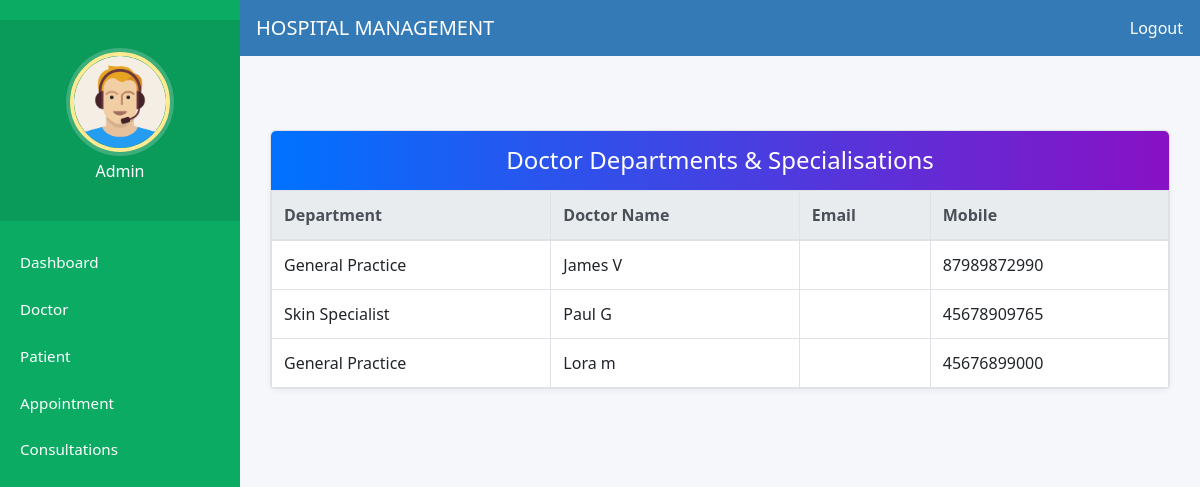
The page /admin-view-doctor-specialisation/ (signed in) on the database as committed earlier.
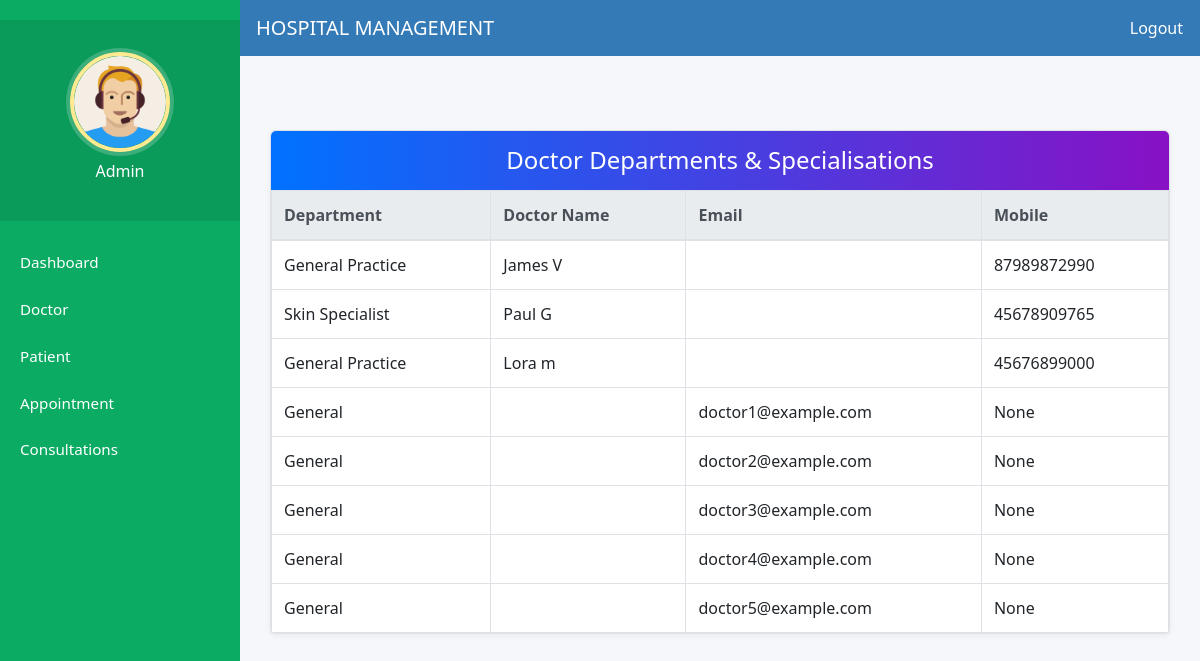
The same page on the database as committed later.
### hospital/models.py (models this page shows, shortened)
class Doctor(models.Model):
    user = models.OneToOneField(User, on_delete=models.CASCADE, null=True, blank=True)
    department = models.CharField(max_length=100, default='General')
    mobile = models.CharField(max_length=15, blank=True, null=True)
    address = models.TextField(blank=True, null=True)
    profile_pic = models.ImageField(upload_to='profile_pics/', blank=True, null=True)
    status = models.BooleanField(default=False)  # Admin approval
    created_at = models.DateTimeField(auto_now_add=True)

### hospital/views.py (the view)
@login_required(login_url="adminlogin")
@user_passes_test(is_admin)
def admin_view_doctor_specialisation(request):
    try:
        doctors = Doctor.objects.select_related("user").filter(status=True)
        context = {"doctors": doctors}
    except Exception:
        logger.exception(
            "Failed to load doctor specialisations",
            extra={"path": request.path, "user": request.user.username},
        )
        context = {
            "doctors": [],
            "error": "Unable to load doctor specialisations right now.",
        }
    return render(request, "hospital/admin_view_doctor_specialisation.html", context)

### hospital/views.py (called while the page is built)
def is_admin(user):
    return user.is_superuser or user.is_staff

### templates/hospital/admin_view_doctor_specialisation.html (shortened to what this page needs)
{% extends 'hospital/admin_base.html' %}
{% block content %}
<div class="container">
  <div class="card-box">
    <h4 class="section-title">Doctor Departments & Specialisations</h4>
    <div class="table-responsive">
      <table class="table table-bordered table-hover mb-0">
        <thead class="thead-light">
          <tr>
            <th>Department</th>
            <th>Doctor Name</th>
            <th>Email</th>
            <th>Mobile</th>
          </tr>
        </thead>
        <tbody>
          {% for d in doctors %}
          <tr>
            <td>{{ d.department }}</td>
            <td>{{ d.user.get_full_name }}</td>
            <td>{{ d.user.email }}</td>
            <td>{{ d.mobile }}</td>
          </tr>
          {% empty %}
          <tr>
            <td colspan="4" class="text-center">No doctor specialisations available.</td>
          </tr>
          {% endfor %}
        </tbody>
      </table>
    </div>
  </div>
</div>
{% endblock content %}

### templates/hospital/admin_base.html (shortened to what this page needs)
<!DOCTYPE html>
{% load static %}
<html lang="en">
<head>
  <link href="https://cdn.jsdelivr.net/npm/bootstrap@4.6.2/dist/css/bootstrap.min.css" rel="stylesheet">
  <link rel="stylesheet" href="https://cdnjs.cloudflare.com/ajax/libs/font-awesome/6.5.2/css/all.min.css"/>
  <link rel="stylesheet" href="{% static 'style.css' %}">
  <link rel="stylesheet" href="{% static 'hospital/css/styles.css' %}">
</head>
<body>
  <nav class="menu">
    <header class="avatar">
      <img src="{% static 'images/adminpropic.png' %}" alt="Admin Profile Pic" />
      <h6>Admin</h6>
    </header>
    <ul>
      <li><a href="{% url 'admin-dashboard' %}">Dashboard</a></li>
      <li><a href="{% url 'admin-doctor' %}">Doctor</a></li>
      <li><a href="{% url 'admin-patient' %}">Patient</a></li>
      <li><a href="{% url 'admin-appointment' %}">Appointment</a></li>
      <li><a href="{% url 'admin-consultation-requests' %}">Consultations</a></li>
    </ul>
  </nav>
  <main>
    <nav class="navbar navbar-expand-md navbar-dark fixed-top" style="background:#337AB7;">
      <a class="navbar-brand" href="{% url 'admin-dashboard' %}">HOSPITAL MANAGEMENT</a>
      <div class="collapse navbar-collapse justify-content-end" id="navbarCollapse">
        <ul class="navbar-nav">
          <li class="nav-item">
            <form method="post" action="{% url 'logout' %}" style="display:inline;">
  <button type="submit" class="nav-link btn btn-link" style="color: white; padding: 0;">Logout</button>
            </form>
          </li>
        </ul>
      </div>
    </nav>
    <div class="main-body">
      {% block content %}{% endblock content %}
    </div>
  </main>
</body>
</html>

### static/style.css (style rules this page uses)
html, body { height: 100%; }
body { margin: 0; font-family: "Segoe UI", Tahoma, Geneva, Verdana, sans-serif; min-height: 100vh; display: flex; flex-direction: column; }
main { flex: 1 0 auto; }
.menu { background: #5bc995; height: 100vh; width: 240px; position: fixed; top: 0; left: 0; z-index: 5; overflow-y: auto; outline: none; }
.menu .avatar { background: rgba(0, 0, 0, 0.1); padding: 2em 0.5em; text-align: center; }
.menu .avatar img { width: 100px; border-radius: 50%; border: 4px solid #ffea92; box-shadow: 0 0 0 4px rgba(255, 255, 255, 0.2); }
.menu ul { list-style: none; margin: 0; padding: 0.5em 0; }
.menu ul li { padding: 0.5em 1em 0.5em 3em; font-size: 0.95em; cursor: pointer; background-repeat: no-repeat; background-position: left 15px center; background-size: auto 20px; transition: all 0.15s linear; }

### templates/hospital/admin_base.html (style rules this page uses)
html, body { height: 100%; margin: 0; display: flex; flex-direction: column; }
body { background-color: #f5f7fb; }
main { flex: 1; display: flex; flex-direction: column; }
.menu { background: #0bab64; height: 100vh; width: 240px; position: fixed; top: 0; left: 0; padding-top: 20px; color: white; z-index: 1030; }
.avatar { text-align: center; margin-bottom: 10px; }
.avatar img { width: 80px; border-radius: 50%; margin-bottom: 10px; }
.menu ul { list-style: none; padding-left: 0; margin-bottom: 0; }
.menu ul li { padding: 12px 20px; }
.menu ul li a { color: white; text-decoration: none; display: block; }
.navbar { margin-left: 240px; z-index: 1020; }
.main-body { margin-left: 240px; padding: 90px 15px 40px; min-height: calc(100vh - 80px); }

### templates/hospital/admin_view_doctor_specialisation.html (style rules this page uses)
.section-title { background: linear-gradient(to right, #0072ff, #8811c5); color: white; padding: 15px 0; text-align: center; border-radius: 5px 5px 0 0; margin-bottom: 0; }
.card-box { background: #fff; border: 1px solid #dee2e6; border-radius: 5px; box-shadow: 0 2px 6px rgba(0, 0, 0, 0.05); padding: 0; }
table thead { background-color: #f1f1f1; }
table th, table td { vertical-align: middle !important; }
.container { margin-top: 40px; margin-bottom: 60px; }

Rows that differ between the two databases and show on the page:
added Doctor: department "General", user.email "doctor1@example.com", mobile "None"
added Doctor: department "General", user.email "doctor2@example.com", mobile "None"
added Doctor: department "General", user.email "doctor3@example.com", mobile "None"
added Doctor: department "General", user.email "doctor4@example.com", mobile "None"
added Doctor: department "General", user.email "doctor5@example.com", mobile "None"
